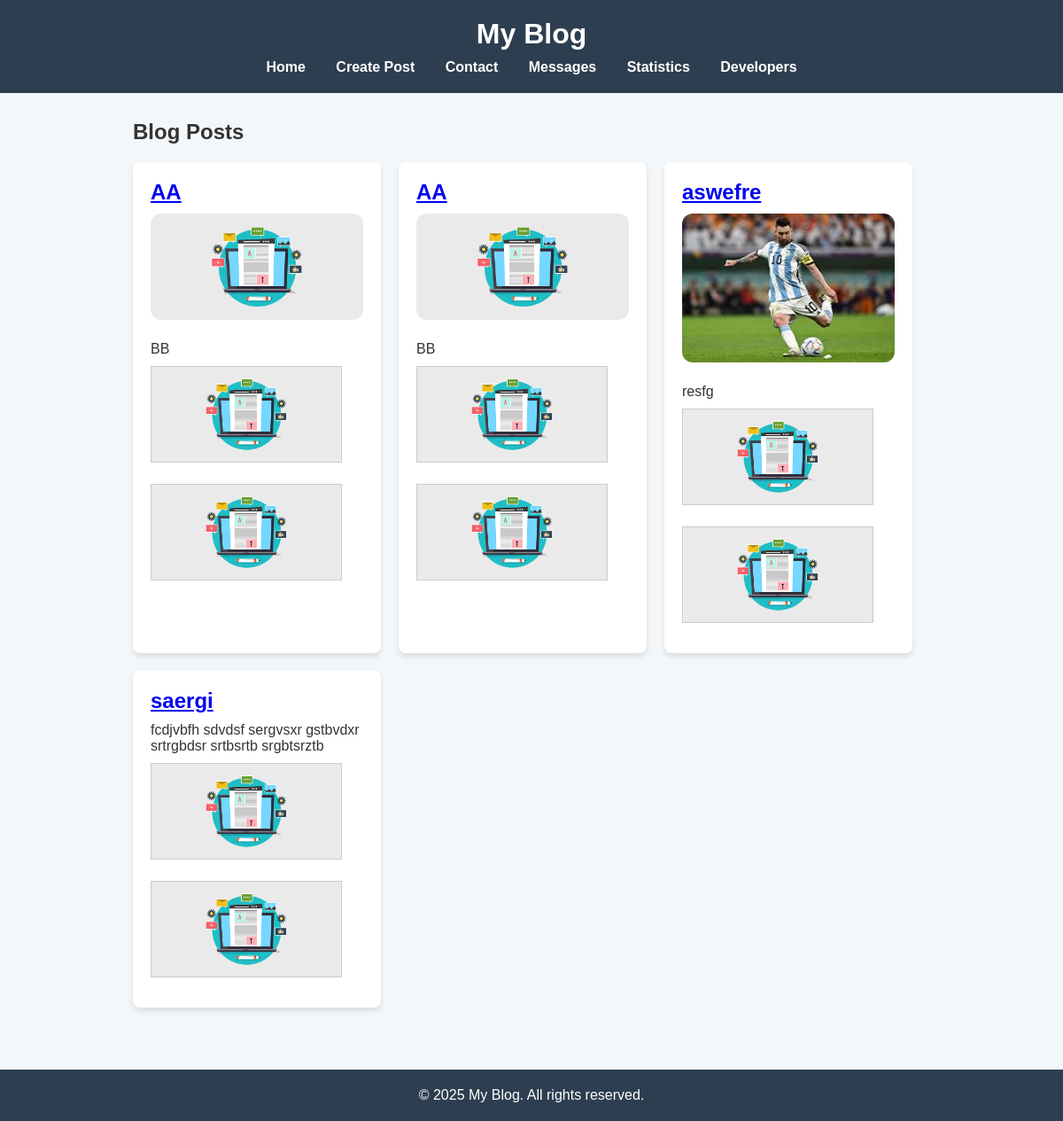
The app's page /, older data.
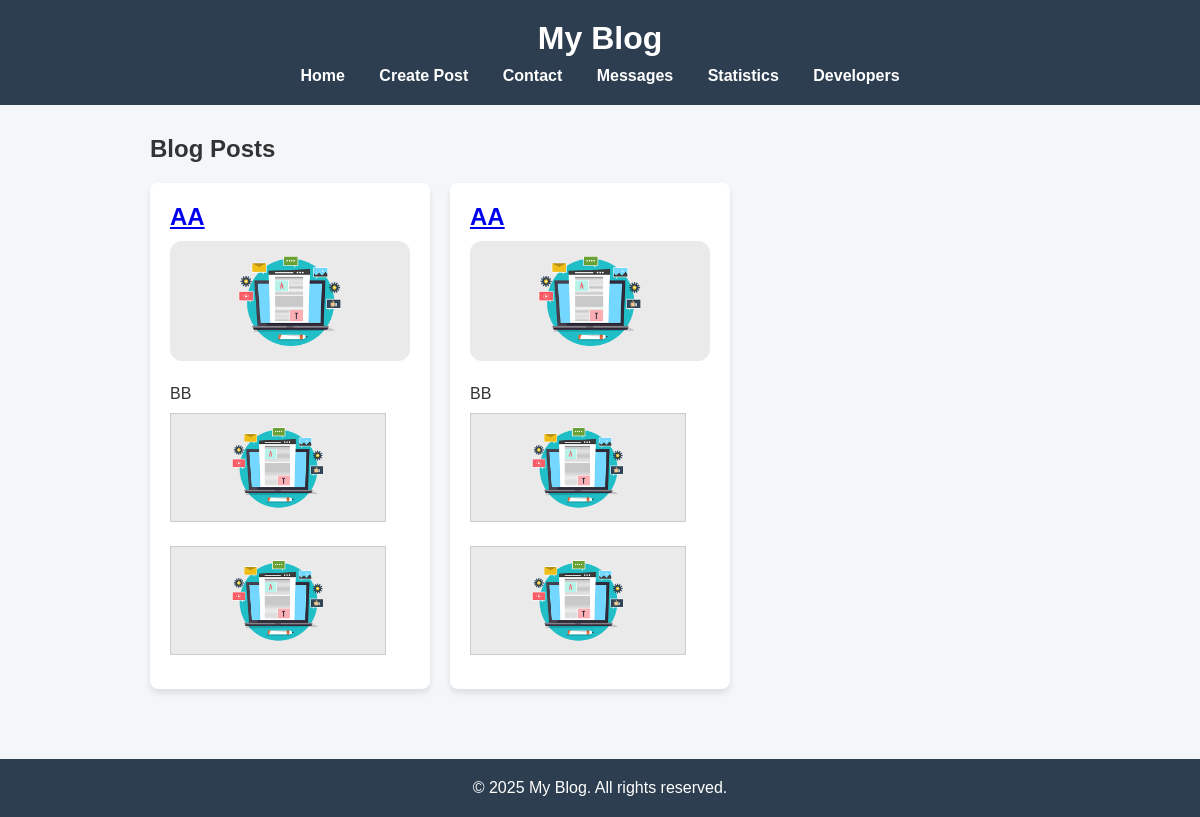
The same page, newer data.
### tables this page shows
CREATE TABLE posts (
                id INTEGER PRIMARY KEY AUTOINCREMENT,
                title TEXT NOT NULL,
                content TEXT NOT NULL,
                header_image TEXT
            );

CREATE TABLE images (
                id INTEGER PRIMARY KEY AUTOINCREMENT,
                post_id INTEGER NOT NULL,
                image_path TEXT NOT NULL,
                FOREIGN KEY (post_id) REFERENCES posts(id)
            );

### app.py (the view)
@app.route("/")
def home():
    conn = get_db()
    posts = conn.execute("SELECT * FROM posts").fetchall()
    body_images = []
    for post in posts:
        images = conn.execute("SELECT * FROM images WHERE post_id = ?", (post['id'],)).fetchall()
        body_images.extend(images)
    conn.close()
    return render_template("home.html", posts=posts, body_images=body_images)

### app.py (called while the page is built)
def get_db():
    conn = sqlite3.connect("data.db")
    conn.row_factory = sqlite3.Row  # Access columns by name
    return conn

### templates/home.html (shortened to what this page needs)
{% extends 'base.html' %}
{% block content %}
    <h2>Blog Posts</h2>
    <div class="posts">
        {% for post in posts %}
            <div class="post-card">
                <a href="/create">
                    <h3>{{ post.title }}</h3>
                </a>
                {% if post['header_image'] %}
                  <img src="{{ url_for('static', filename=post['header_image'].split('static/')[-1]) }}" class="header-img">
                {% endif %}
                <p>{{ post['content'] }}</p>
                {% for img in body_images %}
                  <img src="{{ url_for('static', filename=img['image_path'].split('static/')[-1]) }}" class="body-img">
                {% endfor %}
            </div>
        {% endfor %}
    </div>
{% endblock %}

### templates/base.html (shortened to what this page needs)
<!DOCTYPE html>
<html lang="en">
<head>
    <link rel="stylesheet" href="{{ url_for('static', filename='style.css') }}">
</head>
<body>
    <header>
        <div class="logo">
            <h1>My Blog</h1>
        </div>
        <nav>
            <a href="/">Home</a>
            <a href="/create">Create Post</a>
            <a href="/contact">Contact</a>
            <a href="/messages">Messages</a>
            <a href="/statistics">Statistics</a>
            <a href="/developers">Developers</a>
        </nav>
    </header>
    <main>
        <div class="content">
            {% block content %}{% endblock %}
        </div>
    </main>
    <footer>
        <p>&copy; 2025 My Blog. All rights reserved.</p>
    </footer>
</body>
</html>

### static/style.css (style rules this page uses)
* { margin: 0; padding: 0; box-sizing: border-box; }
body { font-family: 'Arial', sans-serif; background-color: #f4f7fa; color: #333; display: flex; flex-direction: column; min-height: 100vh; }
header { background-color: #2d3e50; color: #fff; padding: 20px 0; text-align: center; }
header .logo h1 { margin: 0; font-size: 2em; }
nav { margin-top: 10px; }
nav a { color: #fff; text-decoration: none; margin: 0 15px; font-weight: bold; transition: color 0.3s; }
main { padding: 30px; flex-grow: 1; }
.content { max-width: 900px; margin: auto; }
h2 { margin-bottom: 20px; color: #333; }
.posts { display: flex; flex-wrap: wrap; gap: 20px; }
.post-card { background-color: #fff; padding: 20px; border-radius: 8px; box-shadow: 0 4px 6px rgba(0, 0, 0, 0.1); width: calc(33.333% - 20px); box-sizing: border-box; transition: transform 0.3s; }
.post-card h3 { font-size: 1.5em; margin-bottom: 10px; }
footer { text-align: center; padding: 20px; background-color: #2d3e50; color: #fff; margin-top: 40px; }
.header-img { max-width: 100%; margin-bottom: 20px; border-radius: 12px; }
.body-img { max-width: 90%; margin: 10px 0; border: 1px solid #ccc; }

Row changes from the older to the newer data that the page shows:
removed posts: title "aswefre", header_image (picture), content "resfg", images (image_path (picture)), images (image_path (picture))
removed posts: title "saergi", content "fcdjvbfh sdvdsf sergvsxr gstbvdxr srtrgbdsr srtbsrtb srgbtsrztb", images (image_path (picture)), images (image_path (picture))
